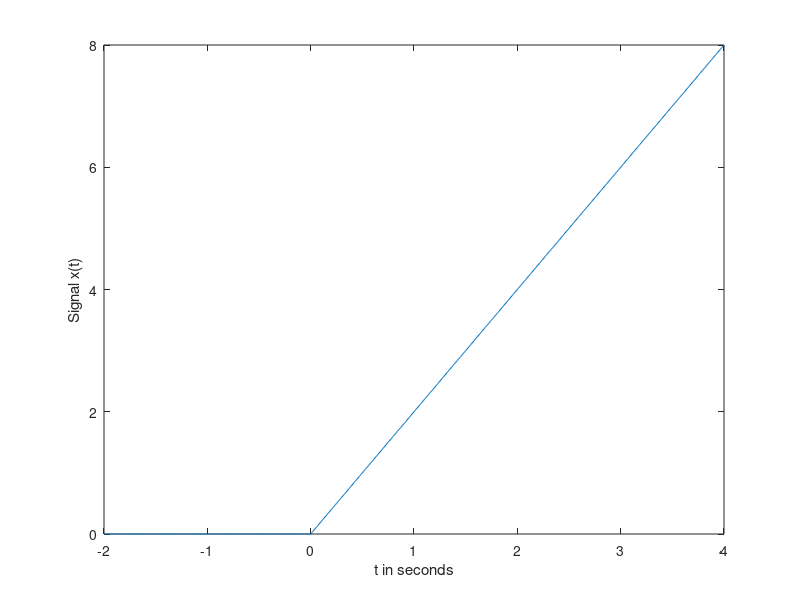

Write MATLAB code to recreate this figure.
t = -2 : 0.01 : 4;
r = t .* (t >= 0); % ramp function
x = 2 * r;

plot(t, x);
xlabel('t in seconds');
ylabel('Signal x(t)');
